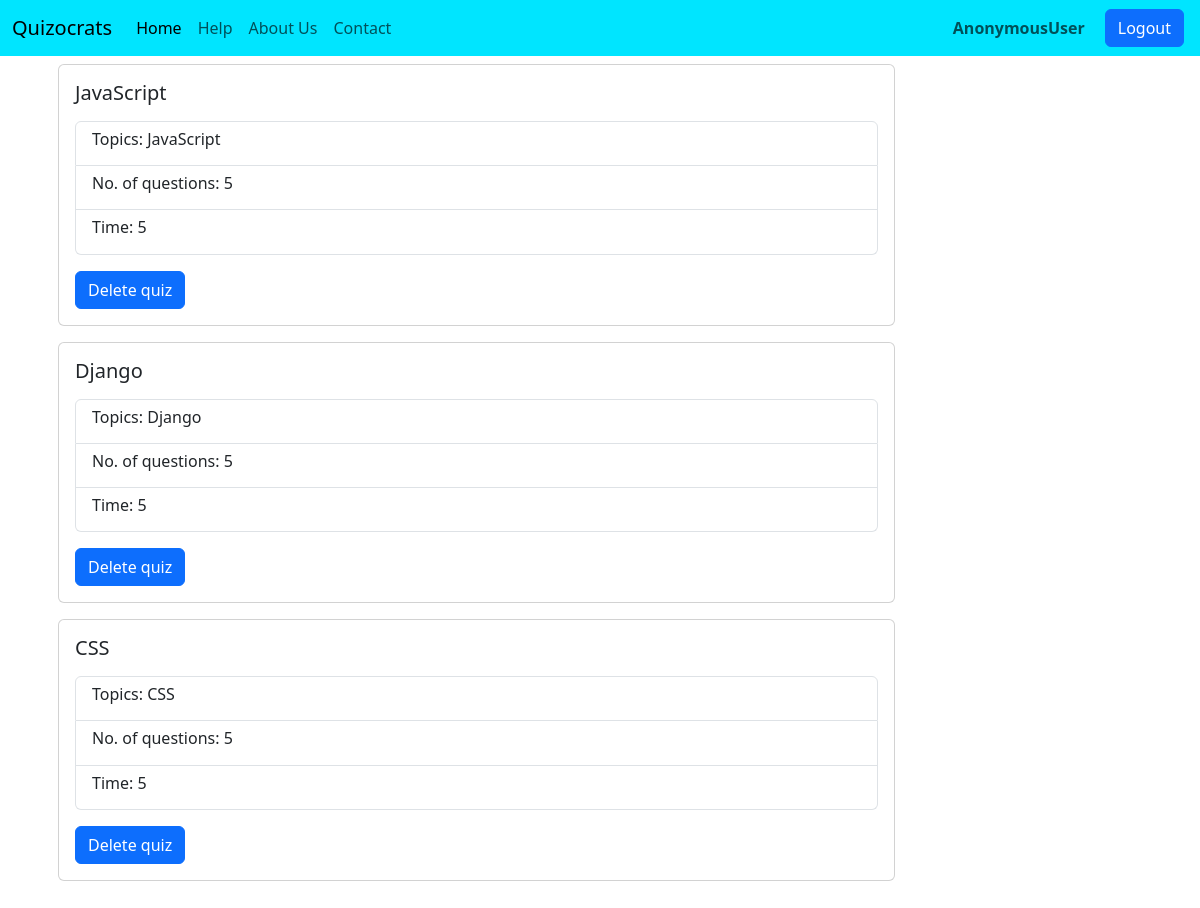
Screenshot of /existquiz with the database file from the repository.
### quizocrats/models.py (models this page shows)
class quizzes(models.Model):
    quiz_name=models.CharField(max_length=50)
    topics=models.TextField()
    questions=models.IntegerField()
    time=models.IntegerField()

### quizocrats/views.py (the view)
# urls.py: path('existquiz',views.quizexisting,name='quizzes_existing'),
def quizexisting(request):
  active_quizzes=quizzes.objects.all()
  context={
    'actqui':active_quizzes
  }
  return render(request,'quizzesexisting.html',context)

### quizocrats/templates/quizzesexisting.html (shortened to what this page needs)
<!doctype html>
<html lang="en">
  <head>
    <link href="https://cdn.jsdelivr.net/npm/bootstrap@5.3.0/dist/css/bootstrap.min.css" rel="stylesheet">
  </head>
  <body>
    {% include 'base2.html' %}
    <div class="container py-5">
    {% for x in actqui %}
    <div class="card w-75 m-3">
        <div class="card-body">
          <h5 class="card-title">{{x.quiz_name}}</h5>
          <p class="card-text">
            <ul class="list-group">
                <li class="list-group-item"><h6>Topics: {{x.topics}}</h6></li>
                <li class="list-group-item"><h6>No. of questions: {{x.questions}}</h6></li>
                <li class="list-group-item"><h6>Time: {{x.time}}</h6></li>
              </ul>
          </p>
          <a href="delete/{{x.quiz_name}}" class="btn btn-primary">Delete quiz</a>
        </div>
      </div>
      {%empty%}
      <h2>
        <div class="container py-5">There are no quizzes existing.</div>
      </h2>
    {% endfor %}
    </div>
  </body>
</html>

### rows the page displays
quizzes: quiz_name "JavaScript", topics "JavaScript", questions "5", time "5"
quizzes: quiz_name "Django", topics "Django", questions "5", time "5"
quizzes: quiz_name "CSS", topics "CSS", questions "5", time "5"

### other values shown
{{ request.user }} "AnonymousUser"
